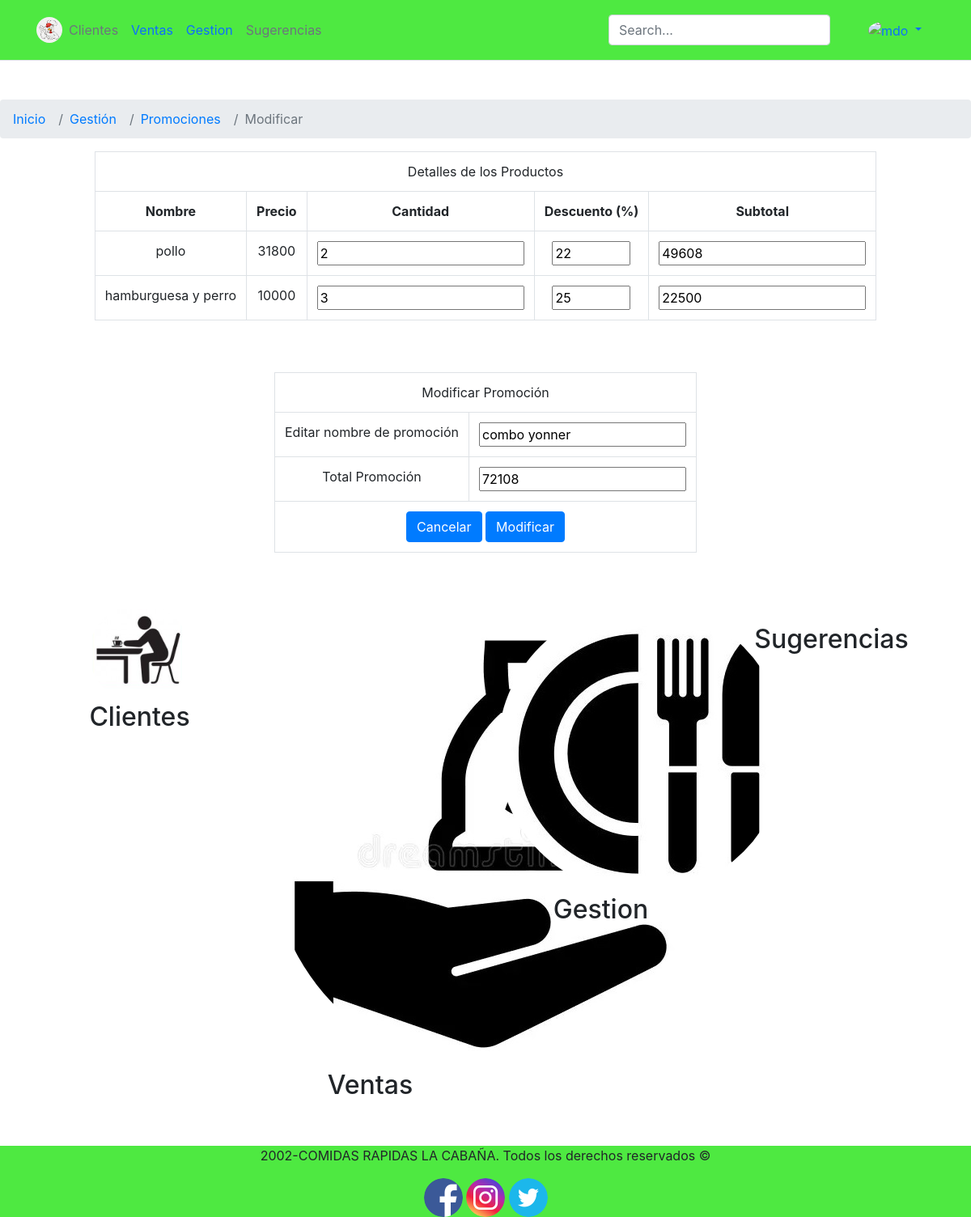
The page /view/administrador/gestion/crud_promocion/editar_promo.php?id_promo=6 on the database its author committed.
### tables this page shows
CREATE TABLE `det_promo` (
  `idPromo` int(11) NOT NULL,
  `nom_prod` varchar(50) NOT NULL,
  `pre_prod` int(11) NOT NULL,
  `cantidad` int(11) NOT NULL,
  `descuento` int(11) NOT NULL,
  `subtotal` int(11) NOT NULL,
  `total` int(11) NOT NULL,
  `promocion_idpromo` int(11) NOT NULL
);

CREATE TABLE `promocion` (
  `id_promo` int(11) NOT NULL,
  `nom_promo` varchar(50) NOT NULL,
  `totalpromo` int(11) NOT NULL,
  `categorias_idcategoria` int(11) NOT NULL
);

### view/administrador/gestion/crud_promocion/editar_promo.php (the view, shortened to what this page needs)
<!DOCTYPE html>
<html>
<head>
    <link rel="stylesheet" href="https://cdn.jsdelivr.net/npm/bootstrap@5.1.3/dist/css/bootstrap.min.css">
    <link rel="stylesheet" href="../../css/bootstrap.css">
    <link rel="stylesheet" href="../../css/font-awesome.min.css">
    <link rel="stylesheet" href="../../css/sweetalert.css">
    <link rel="stylesheet" href="../../css/style.css">
</head>
<body>
<?php
include_once('../../crud/conexion.php');
include '../../include/header.php';
?>
<nav aria-label="breadcrumb">
    <ol class="breadcrumb">
        <li class="breadcrumb-item"><a href="../../index.php">Inicio</a></li>
        <li class="breadcrumb-item"><a href="../../gestion.php">Gestión</a></li>
        <li class="breadcrumb-item active" aria-current="page"><a href="../promociones.php">Promociones</a></li>
        <li class="breadcrumb-item active" aria-current="page">Modificar</li>
    </ol>
</nav>
<?php
if (isset($_GET['id_promo'])) {
    $codigo = $_GET['id_promo'];
    $queryusuarios = mysqli_query($conexion, "SELECT u.idPromo, u.nom_prod, u.pre_prod, u.cantidad, u.descuento, u.subtotal, u.promocion_idpromo
      ,cv.id_promo, cv.nom_promo, cv.totalpromo FROM det_promo AS u JOIN promocion AS cv ON u.promocion_idpromo = cv.id_promo WHERE u.promocion_idpromo = '$codigo'");
}
echo "<form method='POST'>";
echo "<div class='container'>";
echo "<div class='d-flex justify-content-center'>";
echo "<div class='row'>";
echo "<div class='col-md-12 table-responsive'>";
echo "<table class='table table-bordered border-primary' style='text-align:center'>";
echo "<tr><td colspan='5'>Detalles de los Productos</td></tr>";
echo "<tr>";
echo "<th>Nombre</th>";
echo "<th>Precio</th>";
echo "<th>Cantidad</th>";
echo "<th>Descuento (%)</th>";
echo "<th>Subtotal</th>";
echo "</tr>";
$totalPromocion = 0;
while ($mostrar = mysqli_fetch_array($queryusuarios)) {
    $nom_promo = $mostrar['nom_promo'];
    echo "<tr>";
    echo "<td>" . $mostrar['nom_prod'] . "</td>";
    echo "<td>" . $mostrar['pre_prod'] . "</td>";
    echo "<td><input type='number' name='cantidad[]' value='" . $mostrar['cantidad'] . "' min='1' required></td>";
    echo "<td><input type='number' name='descuento[]' value='" . $mostrar['descuento'] . "' min='0' max='100' required></td>";
    echo "<td><input type='text' name='subtotal[]' value='" . $mostrar['subtotal'] . "' data-precio='" . $mostrar['pre_prod'] . "' required readonly></td>";
    echo '</tr>';
    $totalPromocion += $mostrar['subtotal'];
}
echo "</table>";
echo "</div>";
echo "</div>";
echo "</div>";
echo "</div>";
echo "<div class='container'>";
echo "<div class='d-flex justify-content-center'>";
echo "<div class='row'>";
echo "<div class='col-md-12 table-responsive'>";
echo "<table class='table table-bordered border-primary' style='text-align:center'>";
echo "<tr><td colspan='5'>Modificar Promoción</td></tr>";
echo "<tr>";
echo "<td colspan='2'>Editar nombre de promoción</td>";
echo "<td colspan='3'><input type='text' name='nom_promo' value='" . $nom_promo . "' required></td>";
echo '</tr>';
echo "<tr>";
echo "<td colspan='2'>Total Promoción</td>";
echo "<td colspan='3'><input type='text' name='total_promocion' value='" . $totalPromocion . "' readonly></td>";
echo '</tr>';
echo "<tr>";
echo "<td colspan='5'><a href='../promociones.php' class='btn btn-primary'>Cancelar</a>
<input type='submit' name='btnmodificar' class='btn btn-primary' value='Modificar' onClick='javascript: return confirm(\"¿Deseas modificar este producto?\");'></td>";
echo '</tr>';
echo "</table>";
echo "</div>";
echo "</div>";
echo "</div>";
echo "</div>";
echo "</form>";
include '../../include/img_menu.php';
include '../../include/footer.php';
?>

### rows shown on the page
det_promo: nom_prod "pollo", pre_prod "31800", cantidad "2", descuento "22", subtotal "49608"
det_promo: nom_prod "hamburguesa y perro", pre_prod "10000", cantidad "3", descuento "25", subtotal "22500"
promocion: nom_promo "combo yonner"
